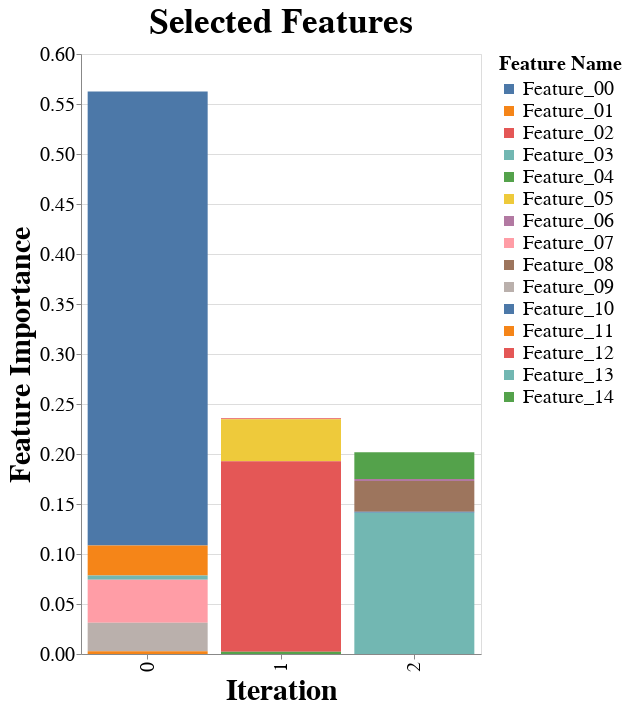

Notebook source saved alongside this figure:
### Code cell
def feature_importances_plot(
    df,
    x_quantity="iteration_id",
    y_quantity="feature_impt",
    c_quantity="feature_name",
    labelFontSize=20,
    axis_titleFontSize=30,
    legend_titleFontSize=20,
    fig_titleFontSize=35,
    font="times new roman",
    aliases=None,
):

    f = (
        alt.Chart(df)
        .mark_bar()
        .encode(
            x=alt.X(
                "{}:N".format(x_quantity), title=_alias_title(x_quantity, aliases),
            ),
            y=alt.Y(
                "sum({})".format(y_quantity), title=_alias_title(y_quantity, aliases)
            ),
            color=alt.Color(
                "{}:N".format(c_quantity), title=_alias_title(c_quantity, aliases)
            ),
        )
    )

    # Configuration
    f = (
        f.configure_axis(
            titleFont=font,
            labelFont=font,
            labelFontSize=labelFontSize,
            titleFontSize=axis_titleFontSize,
        )
        .configure_title(font=font, fontSize=fig_titleFontSize)
        .configure_legend(
            titleFont=font,
            labelFont=font,
            labelFontSize=labelFontSize,
            titleFontSize=legend_titleFontSize,
        )
    )
    f = f.properties(title="Selected Features", width=400, height=600)
    return f


feature_importances_plot(
    df,
    aliases=[
        ("iteration_id", "Iteration"),
        ("feature_impt", "Feature Importance"),
        ("feature_name", "Feature Name"),
    ],
)

### Figure 1 — Vega-Lite specification as saved in the notebook (floating-point values rounded to 4 significant figures)
{"config": {"view": {"continuousWidth": 400, "continuousHeight": 300}, "axis": {"labelFont": "times new roman", "labelFontSize": 20, "titleFont": "times new roman", "titleFontSize": 30}, "legend": {"labelFont": "times new roman", "labelFontSize": 20, "titleFont": "times new roman", "titleFontSize": 20}, "title": {"font": "times new roman", "fontSize": 35}}, "data": {"name": "data-b00bbda5ac487502a52ec19104505d26"}, "mark": "bar", "encoding": {"color": {"type": "nominal", "field": "feature_name", "title": "Feature Name"}, "x": {"type": "nominal", "field": "iteration_id", "title": "Iteration"}, "y": {"type": "quantitative", "aggregate": "sum", "field": "feature_impt", "title": "Feature Importance"}}, "height": 600, "title": "Selected Features", "width": 400, "$schema": "https://vega.github.io/schema/vega-lite/v4.8.1.json", "datasets": {"data-b00bbda5ac487502a52ec19104505d26": [{"feature_name": "Feature_00", "feature_impt": 0.454, "iteration_id": 0}, {"feature_name": "Feature_01", "feature_impt": 0.03002, "iteration_id": 0}, {"feature_name": "Feature_02", "feature_impt": 0.0009846, "iteration_id": 1}, {"feature_name": "Feature_03", "feature_impt": 0.004282, "iteration_id": 0}, {"feature_name": "Feature_04", "feature_impt": 0.02687, "iteration_id": 2}, {"feature_name": "Feature_05", "feature_impt": 0.04198, "iteration_id": 1}, {"feature_name": "Feature_06", "feature_impt": 0.00195, "iteration_id": 2}, {"feature_name": "Feature_07", "feature_impt": 0.04288, "iteration_id": 0}, {"feature_name": "Feature_08", "feature_impt": 0.03075, "iteration_id": 2}, {"feature_name": "Feature_09", "feature_impt": 0.02849, "iteration_id": 0}, {"feature_name": "Feature_10", "feature_impt": 0.001131, "iteration_id": 2}, {"feature_name": "Feature_11", "feature_impt": 0.002814, "iteration_id": 0}, {"feature_name": "Feature_12", "feature_impt": 0.1904, "iteration_id": 1}, {"feature_name": "Feature_13", "feature_impt": 0.1411, "iteration_id": 2}, {"feature_name": "Feature_14", "feature_impt": 0.002357, "iteration_id": 1}]}}
